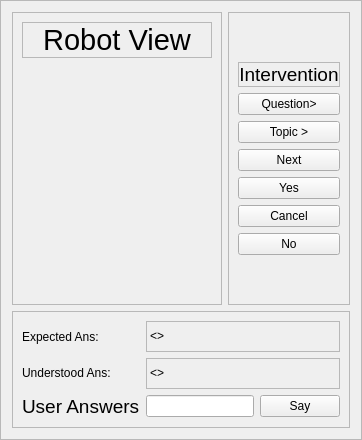
         <widget class="QFrame" name="frame_62">
          <property name="frameShape">
           <enum>QFrame::StyledPanel</enum>
          </property>
          <property name="frameShadow">
           <enum>QFrame::Raised</enum>
          </property>
          <layout class="QGridLayout" name="gridLayout_48">
           <item row="0" column="1" rowspan="2">
            <widget class="QFrame" name="frame_61">
             <property name="frameShape">
              <enum>QFrame::StyledPanel</enum>
             </property>
             <property name="frameShadow">
              <enum>QFrame::Raised</enum>
             </property>
             <layout class="QVBoxLayout" name="verticalLayout_11">
              <item>
               <spacer name="verticalSpacer_8">
                <property name="orientation">
                 <enum>Qt::Vertical</enum>
                </property>
                <property name="sizeHint" stdset="0">
                 <size>
                  <width>20</width>
                  <height>40</height>
                 </size>
                </property>
               </spacer>
              </item>
              <item>
               <widget class="QLabel" name="label_206">
                <property name="maximumSize">
                 <size>
                  <width>16777215</width>
                  <height>42</height>
                 </size>
                </property>
                <property name="font">
                 <font>
                  <pointsize>14</pointsize>
                  <weight>50</weight>
                  <bold>false</bold>
                 </font>
                </property>
                <property name="frameShape">
                 <enum>QFrame::StyledPanel</enum>
                </property>
                <property name="text">
                 <string>Intervention</string>
                </property>
                <property name="alignment">
                 <set>Qt::AlignCenter</set>
                </property>
               </widget>
              </item>
              <item>
               <widget class="QPushButton" name="run_next_question_pushButton">
                <property name="text">
                 <string>Question&gt;</string>
                </property>
               </widget>
              </item>
              <item>
               <widget class="QPushButton" name="run_next_topic_pushButton">
                <property name="text">
                 <string>Topic &gt;</string>
                </property>
               </widget>
              </item>
              <item>
               <widget class="QPushButton" name="pushButton_9">
                <property name="text">
                 <string>Next</string>
                </property>
               </widget>
              </item>
              <item>
               <widget class="QPushButton" name="pushButton_7">
                <property name="text">
                 <string>Yes</string>
                </property>
               </widget>
              </item>
              <item>
               <widget class="QPushButton" name="pushButton_10">
                <property name="text">
                 <string>Cancel</string>
                </property>
                <property name="default">
                 <bool>false</bool>
                </property>
                <property name="flat">
                 <bool>false</bool>
                </property>
               </widget>
              </item>
              <item>
               <widget class="QPushButton" name="pushButton_8">
                <property name="text">
                 <string>No</string>
                </property>
               </widget>
              </item>
              <item>
               <spacer name="verticalSpacer_11">
                <property name="orientation">
                 <enum>Qt::Vertical</enum>
                </property>
                <property name="sizeHint" stdset="0">
                 <size>
                  <width>20</width>
                  <height>40</height>
                 </size>
                </property>
               </spacer>
              </item>
             </layout>
            </widget>
           </item>
           <item row="0" column="0" rowspan="2">
            <widget class="QFrame" name="frame_48">
             <property name="font">
              <font>
               <family>Ubuntu</family>
              </font>
             </property>
             <property name="frameShape">
              <enum>QFrame::StyledPanel</enum>
             </property>
             <property name="frameShadow">
              <enum>QFrame::Raised</enum>
             </property>
             <layout class="QGridLayout" name="gridLayout_52">
              <item row="2" column="1" colspan="2">
               <widget class="QLabel" name="img_from_cam">
                <property name="maximumSize">
                 <size>
                  <width>320</width>
                  <height>240</height>
                 </size>
                </property>
                <property name="text">
                 <string/>
                </property>
                <property name="pixmap">
                 <pixmap resource="imgs.qrc">:/imgs/cub.jpg</pixmap>
                </property>
                <property name="scaledContents">
                 <bool>true</bool>
                </property>
               </widget>
              </item>
              <item row="2" column="3">
               <spacer name="horizontalSpacer_35">
                <property name="orientation">
                 <enum>Qt::Horizontal</enum>
                </property>
                <property name="sizeHint" stdset="0">
                 <size>
                  <width>40</width>
                  <height>20</height>
                 </size>
                </property>
               </spacer>
              </item>
              <item row="2" column="0">
               <spacer name="horizontalSpacer_19">
                <property name="orientation">
                 <enum>Qt::Horizontal</enum>
                </property>
                <property name="sizeHint" stdset="0">
                 <size>
                  <width>40</width>
                  <height>20</height>
                 </size>
                </property>
               </spacer>
              </item>
              <item row="0" column="0" colspan="4">
               <widget class="QLabel" name="label_83">
                <property name="font">
                 <font>
                  <family>Ubuntu</family>
                  <pointsize>22</pointsize>
                 </font>
                </property>
                <property name="frameShape">
                 <enum>QFrame::StyledPanel</enum>
                </property>
                <property name="text">
                 <string>Robot View</string>
                </property>
                <property name="alignment">
                 <set>Qt::AlignCenter</set>
                </property>
               </widget>
              </item>
              <item row="1" column="2">
               <spacer name="verticalSpacer_24">
                <property name="orientation">
                 <enum>Qt::Vertical</enum>
                </property>
                <property name="sizeHint" stdset="0">
                 <size>
                  <width>20</width>
                  <height>40</height>
                 </size>
                </property>
               </spacer>
              </item>
              <item row="3" column="2">
               <spacer name="verticalSpacer_25">
                <property name="orientation">
                 <enum>Qt::Vertical</enum>
                </property>
                <property name="sizeHint" stdset="0">
                 <size>
                  <width>20</width>
                  <height>40</height>
                 </size>
                </property>
               </spacer>
              </item>
             </layout>
            </widget>
           </item>
           <item row="2" column="0" colspan="2">
            <widget class="QFrame" name="frame_84">
             <property name="frameShape">
              <enum>QFrame::StyledPanel</enum>
             </property>
             <property name="frameShadow">
              <enum>QFrame::Raised</enum>
             </property>
             <layout class="QGridLayout" name="gridLayout_40">
              <item row="2" column="0">
               <widget class="QLabel" name="label_201">
                <property name="text">
                 <string>Expected Ans:</string>
                </property>
               </widget>
              </item>
              <item row="4" column="0">
               <widget class="QLabel" name="label_230">
                <property name="maximumSize">
                 <size>
                  <width>123</width>
                  <height>18</height>
                 </size>
                </property>
                <property name="text">
                 <string>Understood Ans:</string>
                </property>
               </widget>
              </item>
              <item row="5" column="1">
               <widget class="QLineEdit" name="run_user_answer"/>
              </item>
              <item row="5" column="0">
               <widget class="QLabel" name="label_199">
                <property name="font">
                 <font>
                  <pointsize>14</pointsize>
                 </font>
                </property>
                <property name="text">
                 <string>User Answers</string>
                </property>
               </widget>
              </item>
              <item row="5" column="2">
               <widget class="QPushButton" name="run_user_say_pushButton">
                <property name="text">
                 <string>Say</string>
                </property>
               </widget>
              </item>
              <item row="2" column="1" colspan="2">
               <widget class="QLabel" name="run_exp_ans">
                <property name="minimumSize">
                 <size>
                  <width>0</width>
                  <height>31</height>
                 </size>
                </property>
                <property name="maximumSize">
                 <size>
                  <width>16777215</width>
                  <height>31</height>
                 </size>
                </property>
                <property name="frameShape">
                 <enum>QFrame::StyledPanel</enum>
                </property>
                <property name="frameShadow">
                 <enum>QFrame::Plain</enum>
                </property>
                <property name="text">
                 <string>&lt;&lt;Ans&gt;&gt;</string>
                </property>
               </widget>
              </item>
              <item row="4" column="1" colspan="2">
               <widget class="QLabel" name="run_under_ans">
                <property name="minimumSize">
                 <size>
                  <width>0</width>
                  <height>31</height>
                 </size>
                </property>
                <property name="maximumSize">
                 <size>
                  <width>16777215</width>
                  <height>31</height>
                 </size>
                </property>
                <property name="frameShape">
                 <enum>QFrame::StyledPanel</enum>
                </property>
                <property name="text">
                 <string> &lt;&lt;User Answer &gt;&gt;</string>
                </property>
               </widget>
              </item>
             </layout>
            </widget>
           </item>
          </layout>
         </widget>
